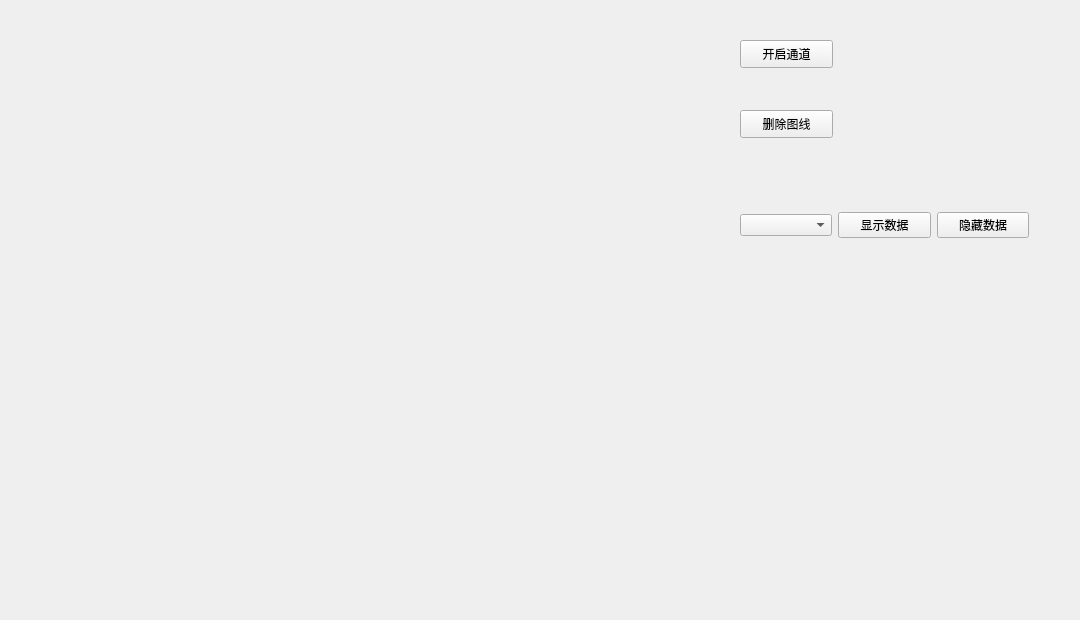
<?xml version="1.0" encoding="UTF-8"?>
<ui version="4.0">
 <class>Charts</class>
 <widget class="QWidget" name="Charts">
  <property name="enabled">
   <bool>true</bool>
  </property>
  <property name="geometry">
   <rect>
    <x>0</x>
    <y>0</y>
    <width>1080</width>
    <height>620</height>
   </rect>
  </property>
  <property name="windowTitle">
   <string>Form</string>
  </property>
  <widget class="QCustomPlot" name="widget" native="true">
   <property name="geometry">
    <rect>
     <x>0</x>
     <y>0</y>
     <width>700</width>
     <height>500</height>
    </rect>
   </property>
  </widget>
  <widget class="QPushButton" name="pushButton">
   <property name="geometry">
    <rect>
     <x>740</x>
     <y>40</y>
     <width>93</width>
     <height>28</height>
    </rect>
   </property>
   <property name="text">
    <string>开启通道</string>
   </property>
   <property name="checkable">
    <bool>false</bool>
   </property>
  </widget>
  <widget class="QPushButton" name="pushButton_2">
   <property name="geometry">
    <rect>
     <x>740</x>
     <y>110</y>
     <width>93</width>
     <height>28</height>
    </rect>
   </property>
   <property name="text">
    <string>删除图线</string>
   </property>
  </widget>
  <widget class="QWidget" name="layoutWidget">
   <property name="geometry">
    <rect>
     <x>740</x>
     <y>210</y>
     <width>289</width>
     <height>30</height>
    </rect>
   </property>
   <layout class="QHBoxLayout" name="horizontalLayout">
    <item>
     <widget class="QComboBox" name="comboBox"/>
    </item>
    <item>
     <widget class="QPushButton" name="pushButton_add">
      <property name="text">
       <string>显示数据</string>
      </property>
     </widget>
    </item>
    <item>
     <widget class="QPushButton" name="pushButton_yincang">
      <property name="text">
       <string>隐藏数据</string>
      </property>
     </widget>
    </item>
   </layout>
  </widget>
 </widget>
 <customwidgets>
  <customwidget>
   <class>QCustomPlot</class>
   <extends>QWidget</extends>
   <header location="global">qcustomplot.h</header>
   <container>1</container>
  </customwidget>
 </customwidgets>
 <resources/>
 <connections/>
</ui>
